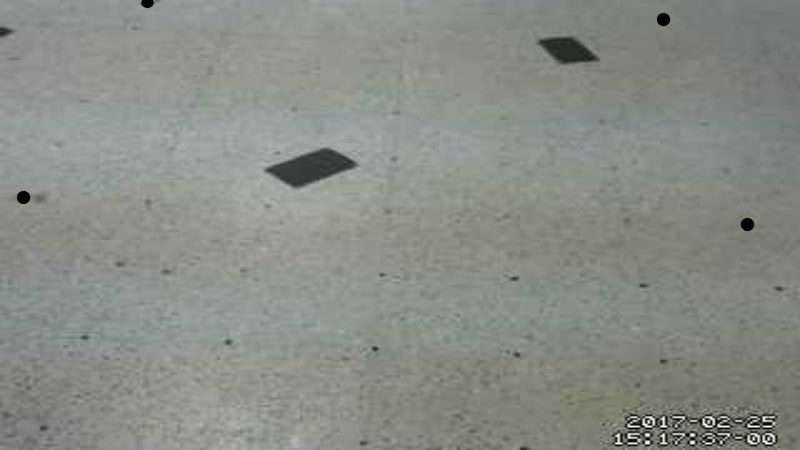
#> input picture input/C1/calib.jpg, 800 x 450 px
$ python black_white.py
#> lines starting #> are read from the running program, lines starting #| are printed output that depends on the picture; after the words box and inside, x2 and y2 are one past the last pixel; in counts of white or black regions, pixels touching at a corner belong together
#> in color_correct, img is the input picture: shape (450, 800, 3); mean B, G, R 134.1, 141.2, 137
### change_color.py
import cv2
import numpy as np
import math

def threshold(img2):

    kernel = np.ones((5,5), np.float32)/25
    img1 = cv2.filter2D(img2, -1, kernel)
    img = cv2.cvtColor(img1, cv2.COLOR_BGR2YCR_CB)
#> img: shape (450, 800, 3); mean of channels 0, 1, 2 139.2, 126.5, 125.2
    Y, Cb, Cr = cv2.split(img)
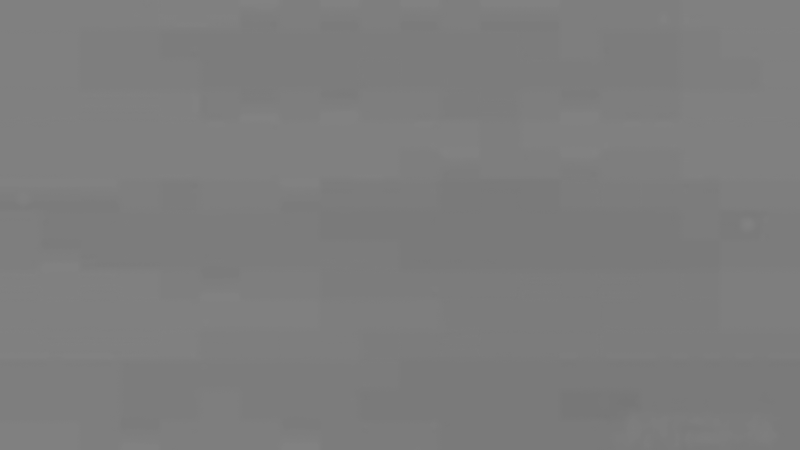
#> Cr: shape (450, 800); min 118, max 130, mean 125.2
    rows, cols = Y.shape
#> rows = 450; cols = 800
    for i in range(0, rows):
        for j in range(0, cols):
            a = int(Cb[i][j])
            b = int(Cr[i][j])
            c = int(Y[i][j])
            x = math.sqrt(a*a + b*b + c*c)
            if x>210:
                Y[i][j] = 255
            else:
                Y[i][j] = 0
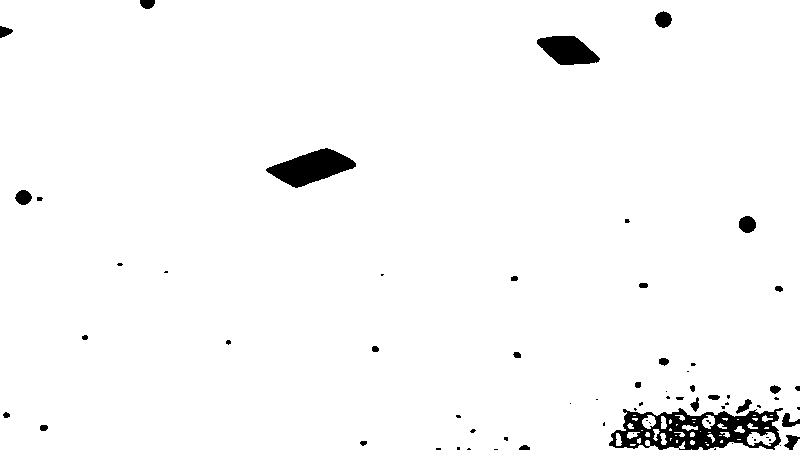
#> Y: shape (450, 800); 97.4% white; 68 black regions (38 under 20 px), largest, box (x1, y1, x2, y2) and area: (609, 408, 783, 450) 4024, (266, 148, 356, 188) 1958, (537, 36, 600, 65) 1240
    return Y
    #cv2.imshow("Image", Y)
    #cv2.waitKey(0)

### black_white.py
from change_color import *
import cv2

def color_correct(size):
    for i in range(1, size+1):
        name = "input/C"+str(i)+"/calib.jpg"
        img = cv2.imread(name)
        img1 = threshold(img)
        name1 = "input/C"+str(i)+"/bw.jpg"
        cv2.imwrite(name1,img1)

color_correct(1)
